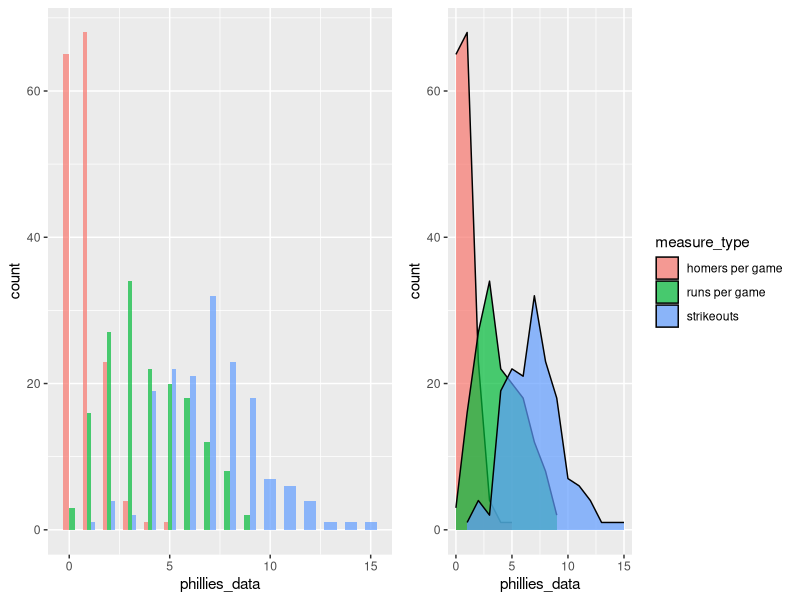

Reproduce this figure in R.
library(ggplot2)
library(ggpubr)
# ggplot(iris, aes(x = Sepal.Length, fill = Species)) +
#  geom_density(alpha = 0.7) +
#  scale_colour_brewer(type = "qual", aesthetics = "fill")

# Using ggplot2 to create multiple simulated data distributions
# on a single graph

phillies_data1 <- rpois(162,7.23) # strikeout data per 9 IP
phillies_data2 <- rpois(162, 3.86) # runs per game data
phillies_data3 <- rpois(162, 0.80) # homers per game data
phillies_data <- as.numeric(c(phillies_data1, phillies_data2, phillies_data3))

measure_type <- c(rep("strikeouts", 162), rep("runs per game", 162),
                            rep("homers per game", 162))
baseball_data <- cbind.data.frame(phillies_data, measure_type)

plot1 <- ggplot(baseball_data, aes(x = phillies_data, fill = measure_type)) +
      geom_bar(alpha = 0.7, position = "dodge", width = 0.6) +
      scale_colour_brewer(type = "qual") +
      theme(legend.position="none")
plot2 <- ggplot(baseball_data, aes(x = phillies_data, fill = measure_type)) +
        geom_density(alpha = 0.7, stat = "count") +
        scale_colour_brewer(type = "qual")

ggarrange(plot1, plot2, ncol = 2, nrow = 1)

